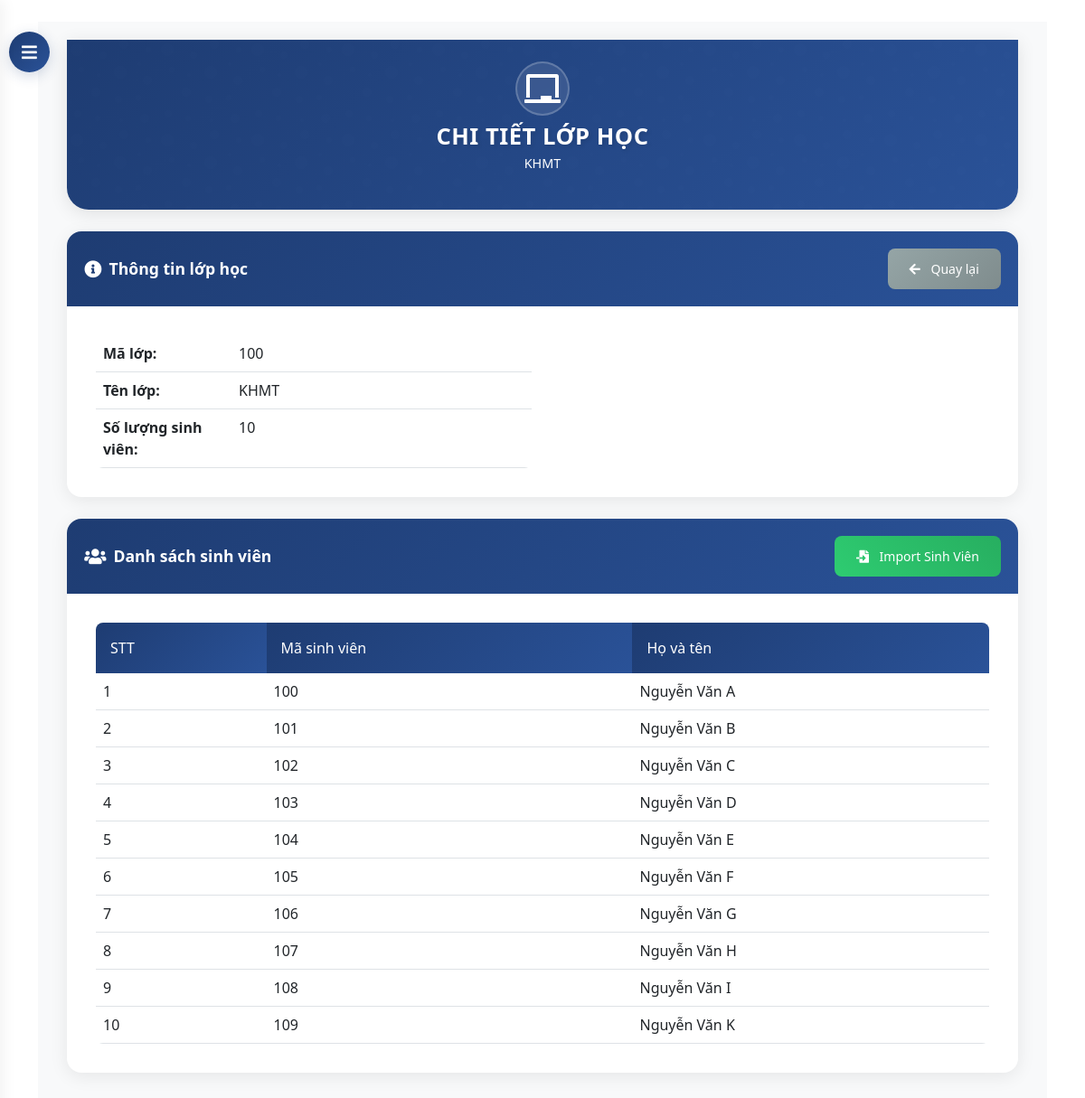
The page /dashboard/classrooms/6/ (signed in) on the database its author committed.
### core/models.py (models this page shows, shortened)
class ClassRoom(models.Model):
    class_code = models.CharField(max_length=10)
    name = models.CharField(max_length=100)
    students = models.ManyToManyField('Student', related_name='classrooms')

class Student(models.Model):
    student_id = models.CharField(max_length=20, unique=True)
    name = models.CharField(max_length=100)
    phone = models.CharField(max_length=15, blank=True, null=True)
    user = models.OneToOneField(User, on_delete=models.SET_NULL, null=True, blank=True)

### core/views.py (the view)
# urls.py: path('dashboard/classrooms/<int:classroom_id>/', views.classroom_detail, name='classroom_detail'),
@login_required
@user_passes_test(is_admin)
def classroom_detail(request, classroom_id):
    classroom = get_object_or_404(ClassRoom, id=classroom_id)
    students = classroom.students.all()
    context = {
        'classroom': classroom,
        'students': students,
    }
    return render(request, 'core/admin/classroom_detail.html', context)

### core/views.py (called while the page is built)
def is_admin(user):
    return user.is_superuser

### templates/core/admin/classroom_detail.html (shortened to what this page needs)
{% extends 'base.html' %}
{% block content %}
<button id="sidebarCollapse">
    <i class="fas fa-bars"></i>
</button>
<div id="content">
    <div class="container-fluid">
        <div class="hero-section">
            <div class="container">
                <div class="row justify-content-center text-center">
                    <div class="col-md-8">
                        <div class="hero-icon">
                            <i class="fas fa-chalkboard"></i>
                        </div>
                        <h1 class="hero-title">CHI TIẾT LỚP HỌC</h1>
                        <p class="hero-subtitle">{{ classroom.name }}</p>
                    </div>
                </div>
            </div>
        </div>
        <div class="form-card mb-4">
            <div class="card-header d-flex justify-content-between align-items-center">
                <h4>
                    <i class="fas fa-info-circle"></i>
                    Thông tin lớp học
                </h4>
                <a href="{% url 'classroom_list' %}" class="btn btn-secondary btn-sm">
                    <i class="fas fa-arrow-left"></i> Quay lại
                </a>
            </div>
            <div class="card-body">
                <div class="row">
                    <div class="col-md-6">
                        <table class="table">
                            <tr>
                                <th style="width: 150px;">Mã lớp:</th>
                                <td>{{ classroom.class_code }}</td>
                            </tr>
                            <tr>
                                <th>Tên lớp:</th>
                                <td>{{ classroom.name }}</td>
                            </tr>
                            <tr>
                                <th>Số lượng sinh viên:</th>
                                <td>{{ students|length }}</td>
                            </tr>
                        </table>
                    </div>
                </div>
            </div>
        </div>
        <div class="form-card">
            <div class="card-header d-flex justify-content-between align-items-center">
                <h4>
                    <i class="fas fa-users"></i>
                    Danh sách sinh viên
                </h4>
                <a href="{% url 'classroom_import_students' classroom.id %}" class="btn btn-success btn-sm">
                    <i class="fas fa-file-import"></i> Import Sinh Viên
                </a>
            </div>
            <div class="card-body">
                {% if students %}
                <div class="table-responsive">
                    <table class="table">
                        <thead>
                            <tr>
                                <th>STT</th>
                                <th>Mã sinh viên</th>
                                <th>Họ và tên</th>
                            </tr>
                        </thead>
                        <tbody>
                            {% for student in classroom.students.all %}
                            <tr>
                                <td>{{ forloop.counter }}</td>
                                <td>{{ student.student_id }}</td>
                                <td>{{ student.name }}</td>
                            </tr>
                            {% endfor %}
                        </tbody>
                    </table>
                </div>
                {% else %}
                <div class="alert alert-info">
                    <i class="fas fa-info-circle me-2"></i>
                    Chưa có sinh viên nào trong lớp này. Nhấn vào nút "Import Sinh Viên" để thêm sinh viên.
                </div>
                {% endif %}
            </div>
        </div>
    </div>
</div>
{% endblock %}

### templates/base.html (style rules this page uses)
:root { --navbar-bg: #0d47a1; --navbar-hover: rgba(255, 255, 255, 0.1); }

### templates/core/admin/classroom_detail.html (style rules this page uses)
:root { --primary-gradient: linear-gradient(135deg, #1e3c72 0%, #2a5298 100%); --secondary-gradient: linear-gradient(135deg, #2193b0 0%, #6dd5ed 100%); --accent-gradient: linear-gradient(45deg, #ff6b6b, #ff8e8e); --success-gradient: linear-gradient(45deg, #2ecc71, #27ae60); --primary-color: #1e3c72; --text-light: rgba(255, 255, 255, 0.8); }
#sidebarCollapse { position: fixed; top: 35px; left: 10px; z-index: 999; border: none; background: var(--primary-gradient); color: white; padding: 12px 15px; border-radius: 50%; cursor: pointer; transition: all 0.3s; box-shadow: 0 4px 15px rgba(30, 60, 114, 0.2); width: 45px; height: 45px; display: flex; align-items: center; justify-content: center; }
#sidebarCollapse i { font-size: 1.2rem; transition: transform 0.3s ease; }
#content { transition: all 0.3s cubic-bezier(0.4, 0, 0.2, 1); margin-left: 0; padding: 20px; background: #f8f9fa; min-height: 100vh; }
.hero-section { background: var(--primary-gradient); color: white; padding: 1.5rem 0; margin-bottom: 1.5rem; border-radius: 0 0 1.5rem 1.5rem; box-shadow: 0 4px 20px rgba(0,0,0,0.1); position: relative; overflow: hidden; }
.hero-section::before { content: ''; position: absolute; top: 0; left: 0; right: 0; bottom: 0; opacity: 0.1; animation: slide 20s linear infinite; }
.hero-icon { font-size: 2rem; margin-bottom: 0.5rem; animation: float 3s ease-in-out infinite; background: rgba(255, 255, 255, 0.1); width: 60px; height: 60px; display: flex; align-items: center; justify-content: center; border-radius: 50%; margin: 0 auto 0.5rem; backdrop-filter: blur(5px); border: 2px solid rgba(255, 255, 255, 0.2); }
.hero-title { font-size: 1.6rem; font-weight: 700; margin-bottom: 0.2rem; text-shadow: 2px 2px 4px rgba(0,0,0,0.1); animation: fadeInUp 1s ease-out; letter-spacing: 0.5px; }
.hero-subtitle { font-size: 0.9rem; opacity: 0; animation: fadeInUp 1s ease-out forwards; animation-delay: 0.3s; font-weight: 300; }
.form-card { background: white; border-radius: 1rem; box-shadow: 0 4px 20px rgba(0,0,0,0.08); overflow: hidden; transition: all 0.3s ease; margin-bottom: 2rem; }
.form-card .card-header { background: var(--primary-gradient); border: none; padding: 1.2rem; color: white; }
.form-card .card-header h4 { margin: 0; font-size: 1.1rem; font-weight: 600; display: flex; align-items: center; }
.form-card .card-header h4 i { margin-right: 0.5rem; font-size: 1.1em; }
.form-card .card-body { padding: 2rem; }
.table { border-radius: 0.5rem; overflow: hidden; margin-bottom: 0; }
.table thead th { background: var(--primary-gradient); color: white; font-weight: 500; border: none; padding: 1rem; }
.table tbody tr { transition: all 0.3s ease; }
.btn { padding: 0.75rem 1.5rem; border-radius: 0.5rem; font-weight: 500; transition: all 0.3s ease; }
.btn-success { background: var(--success-gradient); border: none; }
.btn-secondary { background: linear-gradient(135deg, #95a5a6, #7f8c8d); border: none; }
.btn i { margin-right: 0.5rem; }

### rows shown on the page
ClassRoom: name "KHMT", class_code "100"
Student: student_id "100", name "Nguyễn Văn A"
Student: student_id "101", name "Nguyễn Văn B"
Student: student_id "102", name "Nguyễn Văn C"
Student: student_id "103", name "Nguyễn Văn D"
Student: student_id "104", name "Nguyễn Văn E"
Student: student_id "105", name "Nguyễn Văn F"
Student: student_id "106", name "Nguyễn Văn G"
Student: student_id "107", name "Nguyễn Văn H"
Student: student_id "108", name "Nguyễn Văn I"
Student: student_id "109", name "Nguyễn Văn K"

### other values the page prints
{{ students|length }} "10"
